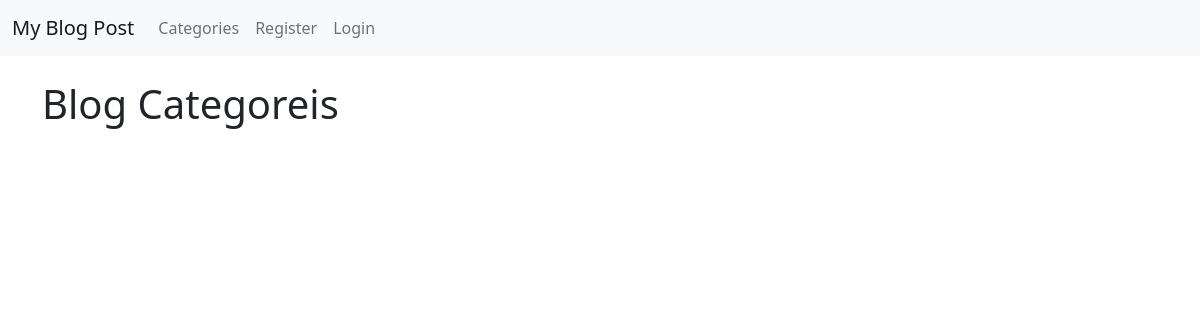
The app's page /category-list/, older data.
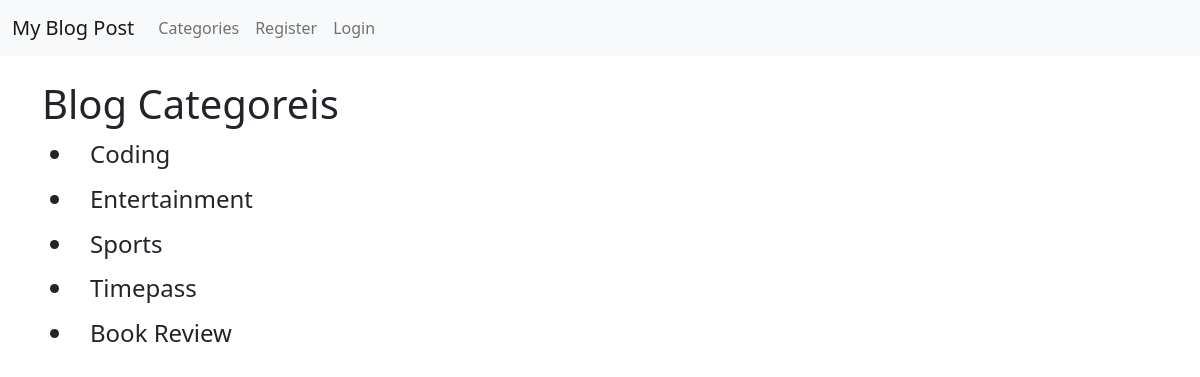
The same page, newer data.
### blog/models.py (models this page shows, shortened)
class Category(models.Model):
    name = models.CharField(max_length=255)
    def __str__(self):
        return self.name

### blog/views.py (the view)
# urls.py: path('category-list/',CategoryListView , name = 'category-list'),
def CategoryListView(request):
    cat_menu_list = Category.objects.all()
    return render(request , 'category_list.html' , {'cat_menu_list':cat_menu_list})

### templates/category_list.html (shortened to what this page needs)
{% extends 'base.html'%}
{% block content %}
    <h1> Blog Categoreis</h1>
    <ul>
        {% for item in cat_menu_list %}
        <h4><li><a class="dropdown-item" href="{% url 'category' item|slugify %}">{{item}}</a></li></h4>
        {% endfor %}
    </ul>
 {% endblock %}

Row changes from the older to the newer data that the page shows:
added Category: name "Coding"
added Category: name "Entertainment"
added Category: name "Sports"
added Category: name "Timepass"
added Category: name "Book Review"
